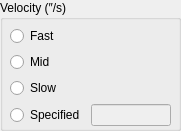
   <widget class="QGroupBox" name="groupBox_21">
    <property name="geometry">
     <rect>
      <x>430</x>
      <y>290</y>
      <width>181</width>
      <height>131</height>
     </rect>
    </property>
    <property name="title">
     <string>Velocity (″/s)</string>
    </property>
    <widget class="QWidget" name="layoutWidget">
     <property name="geometry">
      <rect>
       <x>10</x>
       <y>26</y>
       <width>161</width>
       <height>102</height>
      </rect>
     </property>
     <layout class="QGridLayout" name="gridLayout_6">
      <item row="0" column="0">
       <widget class="QRadioButton" name="radioButton_alpha1_vel_fast">
        <property name="text">
         <string>Fast</string>
        </property>
       </widget>
      </item>
      <item row="1" column="0">
       <widget class="QRadioButton" name="radioButton_alpha1_vel_mid">
        <property name="text">
         <string>Mid</string>
        </property>
       </widget>
      </item>
      <item row="2" column="0">
       <widget class="QRadioButton" name="radioButton_alpha1_vel_slow">
        <property name="text">
         <string>Slow</string>
        </property>
       </widget>
      </item>
      <item row="3" column="0">
       <widget class="QRadioButton" name="radioButton_alpha1_vel_spec">
        <property name="text">
         <string>Specified</string>
        </property>
       </widget>
      </item>
      <item row="3" column="1">
       <widget class="QLineEdit" name="lineEdit_alpha1_vel_spec">
        <property name="enabled">
         <bool>false</bool>
        </property>
        <property name="cursor">
         <cursorShape>IBeamCursor</cursorShape>
        </property>
        <property name="readOnly">
         <bool>false</bool>
        </property>
       </widget>
      </item>
     </layout>
    </widget>
   </widget>
